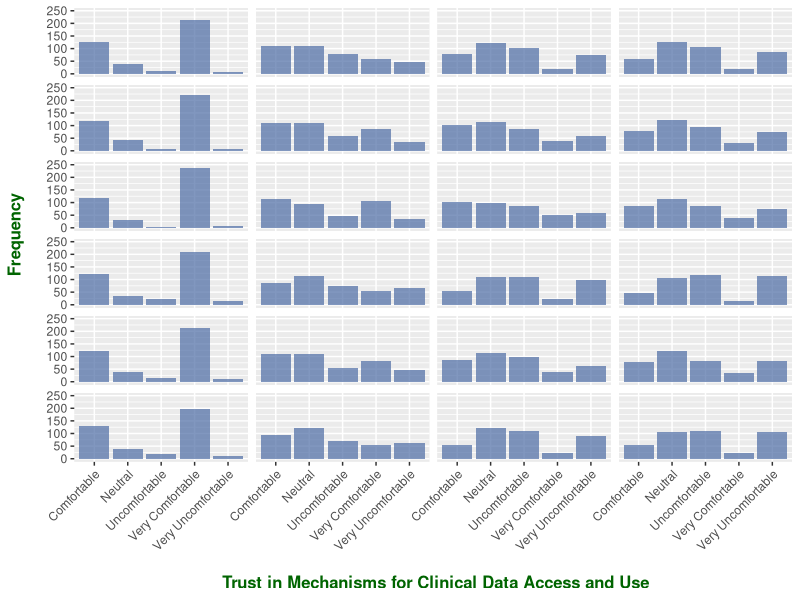

Recreate this plot in R.
library(ggplot2)

# Read data
data <- read.csv("counts.csv")

# Add row number column to data
data$row_num <- rep(1:6, each=4)

# Create plot with faceted subplots
myplot <- ggplot(data = data, aes(x = Category, y = Count, fill = "row")) +
  geom_bar(stat = "identity", alpha = 0.7) +
  facet_wrap(~Variable, ncol = 4) +
  scale_fill_manual(values = "#4b6aa4") +
  ylim(0, 250) +
  labs(x = "\n Trust in Mechanisms for Clinical Data Access and Use", y = "Frequency\n", fill = "") +
  theme(plot.title = element_text(),
        axis.title.x = element_text(face = "bold", colour = "darkgreen", size = 12),
        axis.title.y = element_text(face = "bold", colour = "darkgreen", size = 12),
        strip.text.x = element_blank(),
        axis.text.x = element_text(angle = 45, hjust = 1)) +
  guides(fill = FALSE)

ggsave("sidebysideplot.png", plot = myplot, width = 12, height = 12, dpi = 400)
